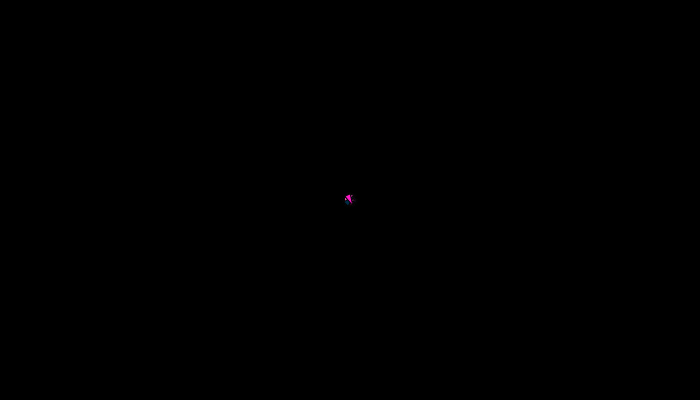
Frame 1 (no input)
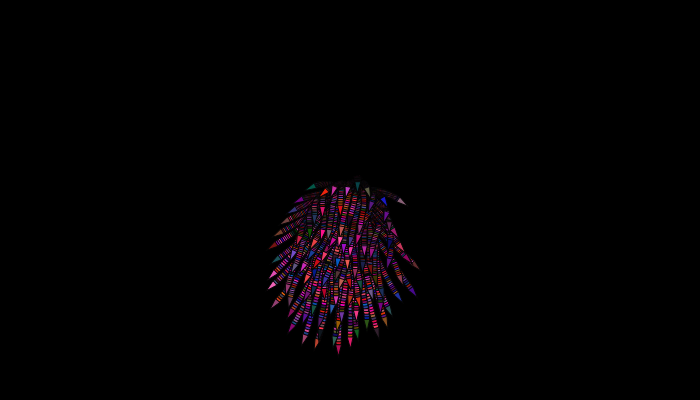
Frame 60 (no input)
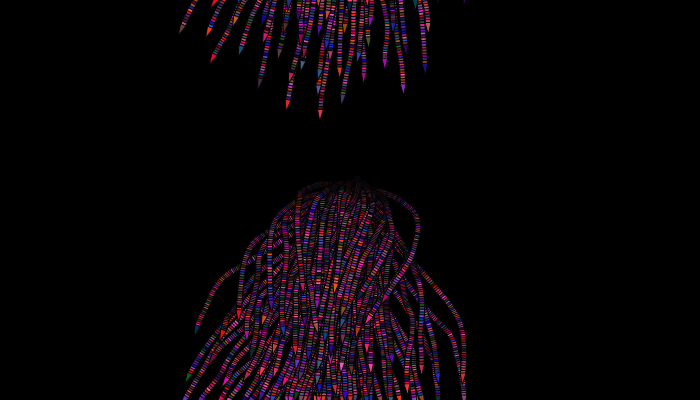
Frame 120 (the mouse pressed at the canvas centre since frame 60)

The p5.js sketch that drew these frames (run headless with seeded random() and noise() and a simulated clock; from frame 60 on, the mouse is pressed at the canvas centre):

// p5.js sketch
// ── sketch.js
// this code was taken from the p5 examples
// a few modifications were made

let flock;

function setup() {
  createCanvas(700, 400);
  background(0);
  createP("Drag the mouse to generate new boids.");

  flock = new Flock();
  // Add an initial set of boids into the system
  for (let i = 0; i < 100; i++) {
    let b = new Boid(width / 2,height / 2);
    flock.addBoid(b);
  }
}

function draw() {
  //background(51);
  flock.run();
}

// Add a new boid into the System
function mouseDragged() {
  flock.addBoid(new Boid(mouseX, mouseY));
}

// The Nature of Code
// Daniel Shiffman
// http://natureofcode.com

// Flock object
// Does very little, simply manages the array of all the boids

function Flock() {
  // An array for all the boids
  this.boids = []; // Initialize the array
}

Flock.prototype.run = function() {
  for (let i = 0; i < this.boids.length; i++) {
    this.boids[i].run(this.boids);  // Passing the entire list of boids to each boid individually
  }
}

Flock.prototype.addBoid = function(b) {
  this.boids.push(b);
}

// The Nature of Code
// Daniel Shiffman
// http://natureofcode.com

// Boid class
// Methods for Separation, Cohesion, Alignment added

function Boid(x, y) {
  this.acceleration = createVector(0, 0);
  this.velocity = createVector(random(-1, 1), random(-1, 1));
  this.position = createVector(x, y);
  this.r = 3.0;
  this.maxspeed = 3;    // Maximum speed
  this.maxforce = 0.05; // Maximum steering force
}

Boid.prototype.run = function(boids) {
  this.flock(boids);
  this.update();
  this.borders();
  this.render();
}

Boid.prototype.applyForce = function(force) {
  // We could add mass here if we want A = F / M
  this.acceleration.add(force);
}

// We accumulate a new acceleration each time based on three rules
Boid.prototype.flock = function(boids) {
  let sep = this.separate(boids);   // Separation
  let ali = this.align(boids);      // Alignment
  let coh = this.cohesion(boids);   // Cohesion
  // Arbitrarily weight these forces
  sep.mult(1.5);
  ali.mult(1.0);
  coh.mult(1.0);
  // Add the force vectors to acceleration
  this.applyForce(sep);
  this.applyForce(ali);
  this.applyForce(coh);
}

// Method to update location
Boid.prototype.update = function() {
  // Update velocity
  this.velocity.add(this.acceleration);
  // Limit speed
  this.velocity.limit(this.maxspeed);
  this.position.add(this.velocity);
  // Reset accelertion to 0 each cycle
  this.acceleration.mult(0);
}

// A method that calculates and applies a steering force towards a target
// STEER = DESIRED MINUS VELOCITY
Boid.prototype.seek = function(target) {
  let desired = p5.Vector.sub(target,this.position);  // A vector pointing from the location to the target
  // Normalize desired and scale to maximum speed
  desired.normalize();
  desired.mult(this.maxspeed);
  // Steering = Desired minus Velocity
  let steer = p5.Vector.sub(desired,this.velocity);
  steer.limit(this.maxforce);  // Limit to maximum steering force
  return steer;
}

Boid.prototype.render = function() {
  // Draw a triangle rotated in the direction of velocity
  let theta = this.velocity.heading() + radians(90);
  fill(random(255), random(100), random(200));
  stroke(5);
  push();
  translate(this.position.x, this.position.y);
  rotate(theta);
  beginShape();
  vertex(0, -this.r * 2);
  vertex(-this.r, this.r * 2);
  vertex(this.r, this.r * 2);
  endShape(CLOSE);
  pop();
}

// Wraparound
Boid.prototype.borders = function() {
  if (this.position.x < -this.r)  this.position.x = width + this.r;
  if (this.position.y < -this.r)  this.position.y = height + this.r;
  if (this.position.x > width + this.r) this.position.x = -this.r;
  if (this.position.y > height + this.r) this.position.y = -this.r;
}

// Separation
// Method checks for nearby boids and steers away
Boid.prototype.separate = function(boids) {
  let desiredseparation = 25.0;
  let steer = createVector(0, 0);
  let count = 0;
  // For every boid in the system, check if it's too close
  for (let i = 0; i < boids.length; i++) {
    let d = p5.Vector.dist(this.position,boids[i].position);
    // If the distance is greater than 0 and less than an arbitrary amount (0 when you are yourself)
    if ((d > 0) && (d < desiredseparation)) {
      // Calculate vector pointing away from neighbor
      let diff = p5.Vector.sub(this.position, boids[i].position);
      diff.normalize();
      diff.div(d);        // Weight by distance
      steer.add(diff);
      count++;            // Keep track of how many
    }
  }
  // Average -- divide by how many
  if (count > 0) {
    steer.div(count);
  }

  // As long as the vector is greater than 0
  if (steer.mag() > 0) {
    // Implement Reynolds: Steering = Desired - Velocity
    steer.normalize();
    steer.mult(this.maxspeed);
    steer.sub(this.velocity);
    steer.limit(this.maxforce);
  }
  return steer;
}

// Alignment
// For every nearby boid in the system, calculate the average velocity
Boid.prototype.align = function(boids) {
  let neighbordist = 50;
  let sum = createVector(0,0);
  let count = 0;
  for (let i = 0; i < boids.length; i++) {
    let d = p5.Vector.dist(this.position,boids[i].position);
    if ((d > 0) && (d < neighbordist)) {
      sum.add(boids[i].velocity);
      count++;
    }
  }
  if (count > 0) {
    sum.div(count);
    sum.normalize();
    sum.mult(this.maxspeed);
    let steer = p5.Vector.sub(sum, this.velocity);
    steer.limit(this.maxforce);
    return steer;
  } else {
    return createVector(0, 0);
  }
}

// Cohesion
// For the average location (i.e. center) of all nearby boids, calculate steering vector towards that location
Boid.prototype.cohesion = function(boids) {
  let neighbordist = 50;
  let sum = createVector(0, 0);   // Start with empty vector to accumulate all locations
  let count = 0;
  for (let i = 0; i < boids.length; i++) {
    let d = p5.Vector.dist(this.position,boids[i].position);
    if ((d > 0) && (d < neighbordist)) {
      sum.add(boids[i].position); // Add location
      count++;
    }
  }
  if (count > 0) {
    sum.div(count);
    return this.seek(sum);  // Steer towards the location
  } else {
    return createVector(0, 0);
  }
}
